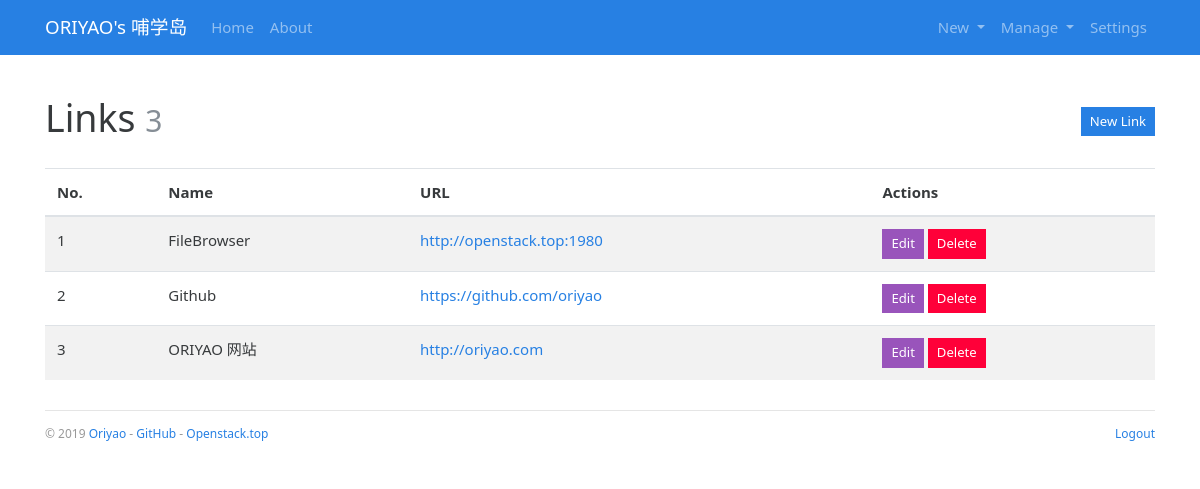
The page /admin/link/manage (signed in) on the database as committed earlier.
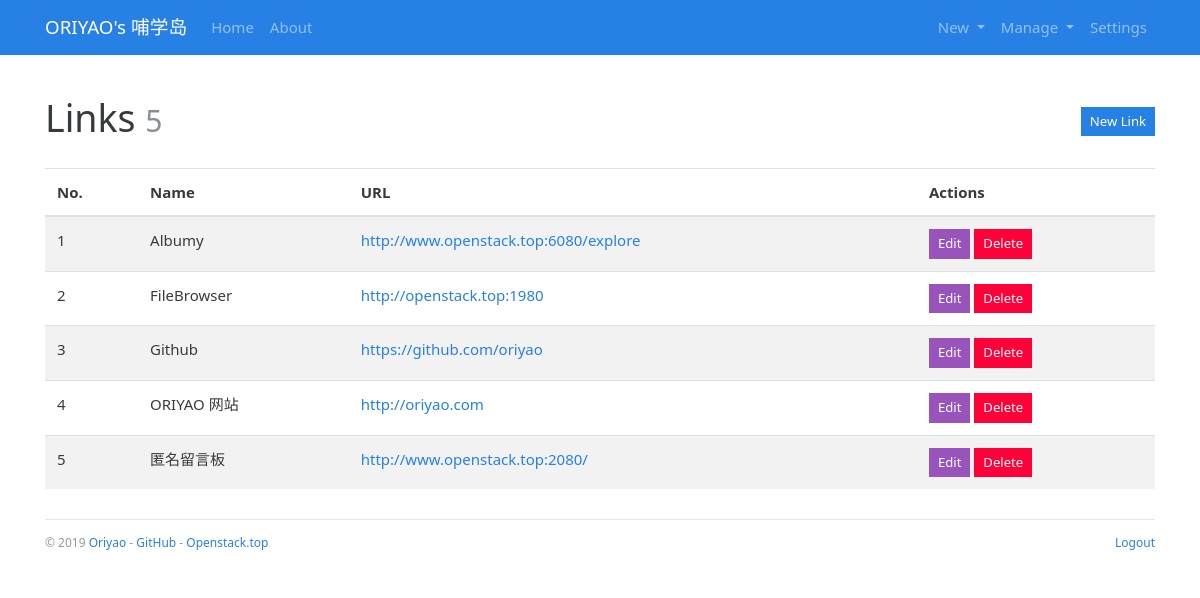
The same page on the database as committed later.
### bluelog/models.py (models this page shows)
class Link(db.Model):
    id = db.Column(db.Integer, primary_key=True)
    name = db.Column(db.String(30))
    url = db.Column(db.String(255))

### bluelog/blueprints/admin.py (the view)
@admin_bp.route('/link/manage')
@login_required
def manage_link():
    return render_template('admin/manage_link.html')

### bluelog/__init__.py (called while the page is built)
def register_template_context(app):
    @app.context_processor
    def make_template_context():
        admin = Admin.query.first()
        categories = Category.query.order_by(Category.name).all()
        links = Link.query.order_by(Link.name).all()
        if current_user.is_authenticated:
            unread_comments = Comment.query.filter_by(reviewed=False).count()
        else:
            unread_comments = None
        return dict(
            admin=admin, categories=categories,
            links=links, unread_comments=unread_comments)

def register_request_handlers(app):
    @app.after_request
    def query_profiler(response):
        for q in get_debug_queries():
            if q.duration >= app.config['BLUELOG_SLOW_QUERY_THRESHOLD']:
                app.logger.warning(
                    'Slow query: Duration: %fs\n Context: %s\nQuery: %s\n '
                    % (q.duration, q.context, q.statement)
                )
        return response

### bluelog/extensions.py (called while the page is built)
@login_manager.user_loader
def load_user(user_id):
    from bluelog.models import Admin
    user = Admin.query.get(int(user_id))
    return user

### bluelog/templates/admin/manage_link.html (shortened to what this page needs)
{% extends 'base.html' %}
{% from 'bootstrap/form.html' import render_form %}
{% block content %}
    <div class="page-header">
        <h1>Links
            <small class="text-muted">{{ links|length }}</small>
            <span class="float-right">
                <a class="btn btn-primary btn-sm" href="{{ url_for('.new_link') }}">New Link</a>
            </span>
        </h1>
    </div>
    {% if links %}
        <table class="table table-striped">
            <thead>
            <tr>
                <th>No.</th>
                <th>Name</th>
                <th>URL</th>
                <th>Actions</th>
            </tr>
            </thead>
            {% for link in links %}
                <tr>
                    <td>{{ loop.index }}</td>
                    <td>{{ link.name }}</td>
                    <td><a href="{{ link.url }}" target="_blank">{{ link.url }}</a></td>
                    <td>
                        <a class="btn btn-info btn-sm" href="{{ url_for('.edit_link', link_id=link.id) }}">Edit</a>
                        <form class="inline" method="post" action="{{ url_for('.delete_link', link_id=link.id) }}">
                            <button type="submit" class="btn btn-danger btn-sm"
                                    onclick="return confirm('Are you sure?');">Delete
                            </button>
                        </form>
                    </td>
                </tr>
            {% endfor %}
        </table>
    {% else %}
        <div class="tip"><h5>No links.</h5></div>
    {% endif %}
{% endblock %}

Rows that differ between the two databases and show on the page:
added Link: name "Albumy", url "http://www.openstack.top:6080/explore"
added Link: name "匿名留言板", url "http://www.openstack.top:2080/"
Other text that changed with them:
{{ links|length }}: "3" → "5"
